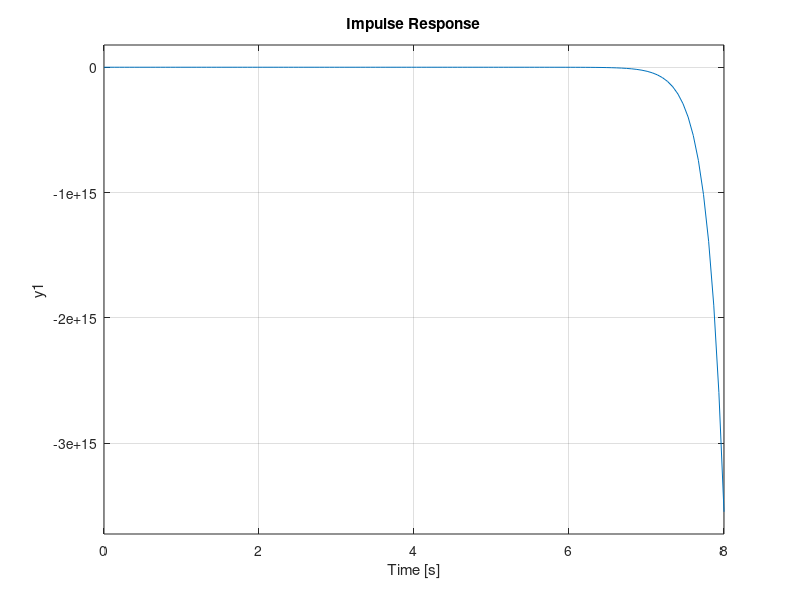

Write the MATLAB code that produced this figure.
%% ELEN 236 Project 1.2


%% Devon Quaternik

%% CE 2.4A
L=1;
J=0.0676;
m=0.9048;
r=0.03;
Jb=0.000326;
g=9.81;
p0=.25;

b=m/[(Jb/r^2)+m];

a=[0 1 0 0; 0 0 -b*g 0; 0 0 0 1; -m*g/(m*p0^2+J+Jb) 0 0 0];
B=[0;0;0;1/(m*p0^2+J+Jb)];
c=[1 0 0 0];
d=0;

sys=ss(a,B,c,d);

impulse(sys)

%Comment on constraints

%% CE 2.4B

[T,lam]=eig(a);

T1=inv(T);

%Diagonal Canonical form for each

a1=T1*a;
Ad=a1*T
Bd=T1*B
Cd=c*T
Dd=d

%% CE 3.4A

A2=a*a;
A3=A2*a;
P=[B a*B A2*B A3*B];
y=rank(P);
if y==length(a)
    disp('Controllable');
else
    disp('Not Controllable');
end
